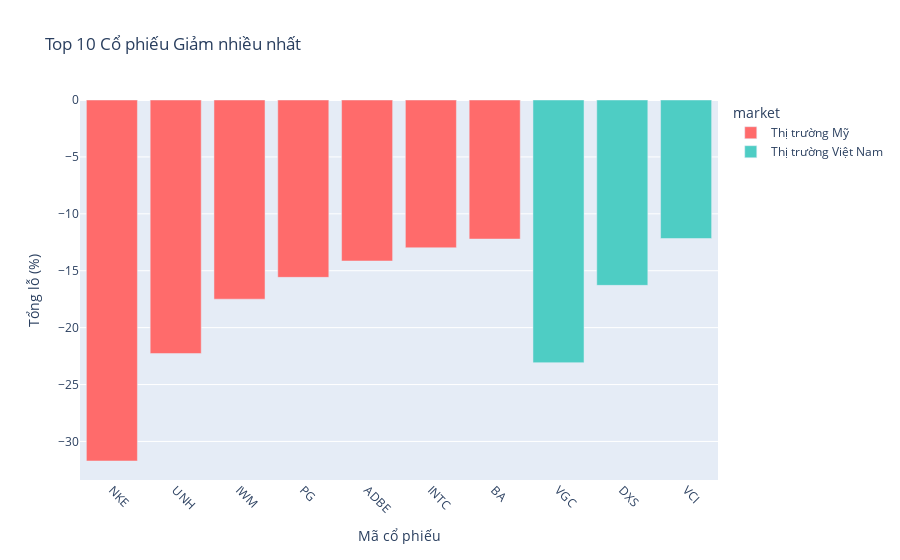

Notebook code for this chart:
### Code cell
# 📉 3. TOP LOSERS - GIẢM NHIỀU NHẤT
def get_top_losers(limit=10):
    query = f"""
    SELECT 
        symbol,
        CASE 
            WHEN source IN ('finnhub', 'alphavantage', 'polygon') THEN 'Thị trường Mỹ'
            WHEN source = 'yahoo' THEN 'Thị trường Việt Nam'
            ELSE 'Khác'
        END as market,
        COUNT(*) as trading_days,
        AVG(daily_return) as avg_return,
        SUM(daily_return) as total_return,
        STDDEV(daily_return) as volatility,
        AVG(volume) as avg_volume,
        MAX(daily_return) as best_day,
        MIN(daily_return) as worst_day
    FROM stocks.stocks_daily_all
    WHERE daily_return IS NOT NULL
    GROUP BY symbol, 
        CASE 
            WHEN source IN ('finnhub', 'alphavantage', 'polygon') THEN 'Thị trường Mỹ'
            WHEN source = 'yahoo' THEN 'Thị trường Việt Nam'
            ELSE 'Khác'
        END
    HAVING COUNT(*) >= 5
    ORDER BY total_return ASC
    LIMIT {limit}
    """
    return pd.read_sql(query, conn)

df_top_losers = get_top_losers(15)
print("📉 TOP 15 CỔ PHIẾU GIẢM NHIỀU NHẤT:")
print(df_top_losers[['symbol', 'market', 'total_return', 'avg_return', 'volatility', 'trading_days']].round(2).to_string(index=False))

# Biểu đồ top losers
fig = px.bar(df_top_losers.head(10), x='symbol', y='total_return', color='market',
             title='Top 10 Cổ phiếu Giảm nhiều nhất',
             labels={'total_return': 'Tổng lỗ (%)', 'symbol': 'Mã cổ phiếu'},
             color_discrete_map={'Thị trường Mỹ': '#FF6B6B', 'Thị trường Việt Nam': '#4ECDC4'})

fig.update_layout(xaxis_tickangle=45, height=500)
fig.show()

### Figure 1 — Plotly figure (JSON) as saved in the notebook; plotly's stock layout.template omitted (floating-point values rounded to 4 significant figures)
{"data": [{"hovertemplate": "market=Thị trường Mỹ<br>Mã cổ phiếu=%{x}<br>Tổng lỗ (%)=%{y}<extra></extra>", "legendgroup": "Thị trường Mỹ", "marker": {"color": "#FF6B6B", "pattern": {"shape": ""}}, "name": "Thị trường Mỹ", "orientation": "v", "showlegend": true, "textposition": "auto", "type": "bar", "x": ["NKE", "UNH", "IWM", "PG", "ADBE", "INTC", "BA"], "xaxis": "x", "y": [-31.72, -22.28, -17.5, -15.58, -14.15, -12.98, -12.22], "yaxis": "y"}, {"hovertemplate": "market=Thị trường Việt Nam<br>Mã cổ phiếu=%{x}<br>Tổng lỗ (%)=%{y}<extra></extra>", "legendgroup": "Thị trường Việt Nam", "marker": {"color": "#4ECDC4", "pattern": {"shape": ""}}, "name": "Thị trường Việt Nam", "orientation": "v", "showlegend": true, "textposition": "auto", "type": "bar", "x": ["VGC", "DXS", "VCI"], "xaxis": "x", "y": [-23.08, -16.29, -12.17], "yaxis": "y"}], "layout": {"autosize": true, "barmode": "relative", "legend": {"title": {"text": "market"}, "tracegroupgap": 0}, "title": {"text": "Top 10 Cổ phiếu Giảm nhiều nhất"}, "xaxis": {"anchor": "y", "autorange": true, "domain": [0, 1], "range": [-0.5, 9.5], "tickangle": 45, "title": {"text": "Mã cổ phiếu"}, "type": "category"}, "yaxis": {"anchor": "x", "autorange": true, "domain": [0, 1], "range": [-33.39, 0], "title": {"text": "Tổng lỗ (%)"}, "type": "linear"}}}
